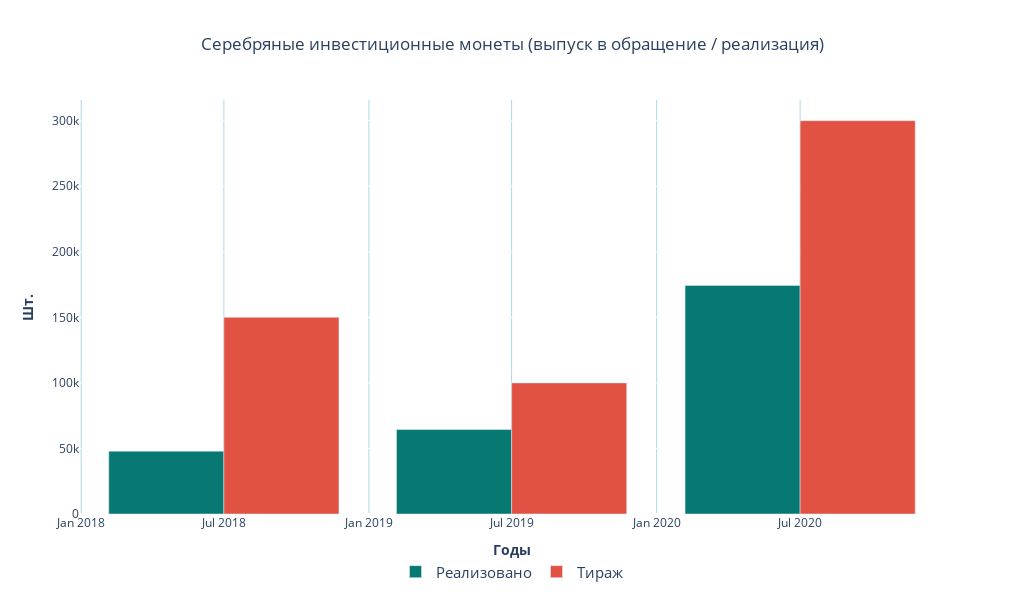

This figure's notebook cell:
### Code cell
# Выпуск и реализация серебряных монет - график


fig = go.Figure()

trace1 = go.Bar(x=sell_silver.index, # assign x as the dataframe column 'x'
                y=sell_silver['Реализовано'],
                name = 'Реализовано', 
                marker_color = color_sell,
#                 opacity=0.6,
               )


trace2 = go.Bar(x=sell_silver.index, # assign x as the dataframe column 'x'
                y=sell_silver['Тираж'],
                name = 'Тираж',
                marker_color = color_produced,
#                 opacity=0.6,
               )


fig.add_trace(trace1)
fig.add_trace(trace2)


fig.update_layout(
    barmode='group',
    plot_bgcolor='rgba(0,0,0,0)',
    title_text="Серебряные инвестиционные монеты (выпуск в обращение / реализация)",
    title_x = 0.5,
    width=1024,
    height=600,
    legend=dict(x=.5, xanchor="center", orientation="h",
               font = dict(
#                    family = "Courier", 
                   size = 15, 
#                    color = "black"
               )),
#     barmode='overlay',
#     margin=dict(l=50, r=50, t=30, b=30),
               )

# Set x-axis title
fig.update_xaxes(title_text="<b>Годы</b>",
                 gridcolor='lightblue')

# Set y-axes titles

fig.update_yaxes(title_text="<b>Цена на серебро</b> (р./грамм)", 
#                  secondary_y=True,
#                  gridcolor='#f5c541'
#                 side='left'
                )

fig.update_yaxes(title_text="<b>Шт.</b>", 
#                  secondary_y=False,
#                  gridcolor='#1167b1',
#                  side='right'
                )

fig.show()

### Figure 1 — Plotly figure (JSON) as saved in the notebook; plotly's stock layout.template omitted (floating-point values rounded to 4 significant figures)
{"data": [{"marker": {"color": "#087972"}, "name": "Реализовано", "type": "bar", "x": ["2018-07-01T00:00:00", "2019-07-01T00:00:00", "2020-07-01T00:00:00"], "y": [47902, 64425, 174338]}, {"marker": {"color": "#e25243"}, "name": "Тираж", "type": "bar", "x": ["2018-07-01T00:00:00", "2019-07-01T00:00:00", "2020-07-01T00:00:00"], "y": [150000, 100000, 300000]}], "layout": {"barmode": "group", "height": 600, "legend": {"font": {"size": 15}, "orientation": "h", "x": 0.5, "xanchor": "center"}, "plot_bgcolor": "rgba(0,0,0,0)", "title": {"text": "Серебряные инвестиционные монеты (выпуск в обращение / реализация)", "x": 0.5}, "width": 1024, "xaxis": {"gridcolor": "lightblue", "title": {"text": "<b>Годы</b>"}}, "yaxis": {"title": {"text": "<b>Шт.</b>"}}}}
